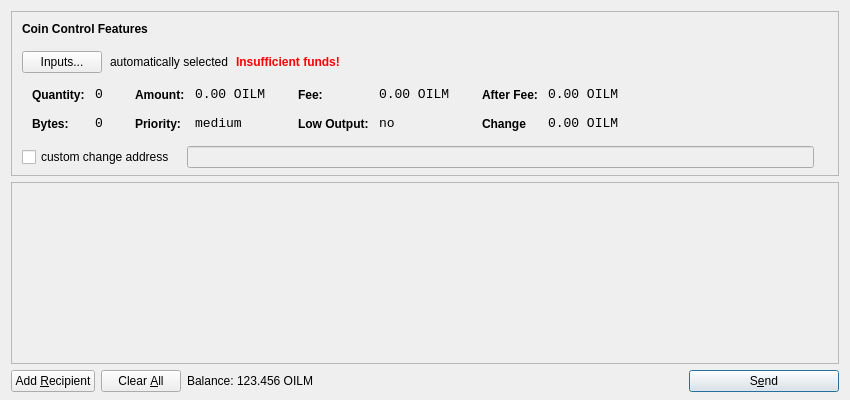
<?xml version="1.0" encoding="UTF-8"?>
<ui version="4.0">
 <class>SendCoinsDialog</class>
 <widget class="QDialog" name="SendCoinsDialog">
  <property name="geometry">
   <rect>
    <x>0</x>
    <y>0</y>
    <width>850</width>
    <height>400</height>
   </rect>
  </property>
  <property name="windowTitle">
   <string>Send Coins</string>
  </property>
  <layout class="QVBoxLayout" name="verticalLayout" stretch="0,1,0">
   <property name="bottomMargin">
    <number>8</number>
   </property>
   <item>
    <widget class="QFrame" name="frameCoinControl">
     <property name="sizePolicy">
      <sizepolicy hsizetype="Expanding" vsizetype="Expanding">
       <horstretch>0</horstretch>
       <verstretch>0</verstretch>
      </sizepolicy>
     </property>
     <property name="maximumSize">
      <size>
       <width>16777215</width>
       <height>16777215</height>
      </size>
     </property>
     <property name="frameShape">
      <enum>QFrame::StyledPanel</enum>
     </property>
     <property name="frameShadow">
      <enum>QFrame::Sunken</enum>
     </property>
     <layout class="QVBoxLayout" name="verticalLayoutCoinControl2">
      <property name="spacing">
       <number>-1</number>
      </property>
      <property name="leftMargin">
       <number>0</number>
      </property>
      <property name="topMargin">
       <number>0</number>
      </property>
      <property name="rightMargin">
       <number>0</number>
      </property>
      <property name="bottomMargin">
       <number>6</number>
      </property>
      <item>
       <layout class="QVBoxLayout" name="verticalLayoutCoinControl" stretch="0,0,0,0,1">
        <property name="spacing">
         <number>0</number>
        </property>
        <property name="leftMargin">
         <number>10</number>
        </property>
        <property name="topMargin">
         <number>10</number>
        </property>
        <item>
         <layout class="QHBoxLayout" name="horizontalLayoutCoinControl1">
          <property name="bottomMargin">
           <number>15</number>
          </property>
          <item>
           <widget class="QLabel" name="labelCoinControlFeatures">
            <property name="sizePolicy">
             <sizepolicy hsizetype="Preferred" vsizetype="Maximum">
              <horstretch>0</horstretch>
              <verstretch>0</verstretch>
             </sizepolicy>
            </property>
            <property name="font">
             <font>
              <weight>75</weight>
              <bold>true</bold>
             </font>
            </property>
            <property name="styleSheet">
             <string notr="true">font-weight:bold;</string>
            </property>
            <property name="text">
             <string>Coin Control Features</string>
            </property>
           </widget>
          </item>
         </layout>
        </item>
        <item>
         <layout class="QHBoxLayout" name="horizontalLayoutCoinControl2" stretch="0,0,0,0">
          <property name="spacing">
           <number>8</number>
          </property>
          <property name="bottomMargin">
           <number>10</number>
          </property>
          <item>
           <widget class="QPushButton" name="pushButtonCoinControl">
            <property name="styleSheet">
             <string notr="true"/>
            </property>
            <property name="text">
             <string>Inputs...</string>
            </property>
           </widget>
          </item>
          <item>
           <widget class="QLabel" name="labelCoinControlAutomaticallySelected">
            <property name="text">
             <string>automatically selected</string>
            </property>
            <property name="margin">
             <number>5</number>
            </property>
           </widget>
          </item>
          <item>
           <widget class="QLabel" name="labelCoinControlInsuffFunds">
            <property name="font">
             <font>
              <weight>75</weight>
              <bold>true</bold>
             </font>
            </property>
            <property name="styleSheet">
             <string notr="true">color:red;font-weight:bold;</string>
            </property>
            <property name="text">
             <string>Insufficient funds!</string>
            </property>
            <property name="margin">
             <number>5</number>
            </property>
           </widget>
          </item>
          <item>
           <spacer name="horizontalSpacerCoinControl">
            <property name="orientation">
             <enum>Qt::Horizontal</enum>
            </property>
            <property name="sizeHint" stdset="0">
             <size>
              <width>40</width>
              <height>1</height>
             </size>
            </property>
           </spacer>
          </item>
         </layout>
        </item>
        <item>
         <widget class="QWidget" name="widgetCoinControl" native="true">
          <property name="sizePolicy">
           <sizepolicy hsizetype="Preferred" vsizetype="Preferred">
            <horstretch>0</horstretch>
            <verstretch>0</verstretch>
           </sizepolicy>
          </property>
          <property name="minimumSize">
           <size>
            <width>0</width>
            <height>0</height>
           </size>
          </property>
          <property name="styleSheet">
           <string notr="true"/>
          </property>
          <layout class="QHBoxLayout" name="horizontalLayoutCoinControl5">
           <property name="margin">
            <number>0</number>
           </property>
           <item>
            <layout class="QHBoxLayout" name="horizontalLayoutCoinControl3" stretch="0,0,0,1">
             <property name="spacing">
              <number>20</number>
             </property>
             <property name="topMargin">
              <number>0</number>
             </property>
             <property name="bottomMargin">
              <number>10</number>
             </property>
             <item>
              <layout class="QFormLayout" name="formLayoutCoinControl1">
               <property name="horizontalSpacing">
                <number>10</number>
               </property>
               <property name="verticalSpacing">
                <number>14</number>
               </property>
               <property name="leftMargin">
                <number>10</number>
               </property>
               <property name="topMargin">
                <number>4</number>
               </property>
               <property name="rightMargin">
                <number>6</number>
               </property>
               <item row="0" column="0">
                <widget class="QLabel" name="labelCoinControlQuantityText">
                 <property name="styleSheet">
                  <string notr="true">font-weight:bold;</string>
                 </property>
                 <property name="text">
                  <string>Quantity:</string>
                 </property>
                 <property name="margin">
                  <number>0</number>
                 </property>
                </widget>
               </item>
               <item row="0" column="1">
                <widget class="QLabel" name="labelCoinControlQuantity">
                 <property name="font">
                  <font>
                   <family>Monospace</family>
                   <pointsize>10</pointsize>
                  </font>
                 </property>
                 <property name="cursor">
                  <cursorShape>IBeamCursor</cursorShape>
                 </property>
                 <property name="contextMenuPolicy">
                  <enum>Qt::ActionsContextMenu</enum>
                 </property>
                 <property name="text">
                  <string>0</string>
                 </property>
                 <property name="margin">
                  <number>0</number>
                 </property>
                 <property name="textInteractionFlags">
                  <set>Qt::LinksAccessibleByMouse|Qt::TextSelectableByKeyboard|Qt::TextSelectableByMouse</set>
                 </property>
                </widget>
               </item>
               <item row="1" column="0">
                <widget class="QLabel" name="labelCoinControlBytesText">
                 <property name="styleSheet">
                  <string notr="true">font-weight:bold;</string>
                 </property>
                 <property name="text">
                  <string>Bytes:</string>
                 </property>
                </widget>
               </item>
               <item row="1" column="1">
                <widget class="QLabel" name="labelCoinControlBytes">
                 <property name="font">
                  <font>
                   <family>Monospace</family>
                   <pointsize>10</pointsize>
                  </font>
                 </property>
                 <property name="cursor">
                  <cursorShape>IBeamCursor</cursorShape>
                 </property>
                 <property name="contextMenuPolicy">
                  <enum>Qt::ActionsContextMenu</enum>
                 </property>
                 <property name="text">
                  <string>0</string>
                 </property>
                 <property name="textInteractionFlags">
                  <set>Qt::LinksAccessibleByMouse|Qt::TextSelectableByKeyboard|Qt::TextSelectableByMouse</set>
                 </property>
                </widget>
               </item>
              </layout>
             </item>
             <item>
              <layout class="QFormLayout" name="formLayoutCoinControl2">
               <property name="horizontalSpacing">
                <number>10</number>
               </property>
               <property name="verticalSpacing">
                <number>14</number>
               </property>
               <property name="leftMargin">
                <number>6</number>
               </property>
               <property name="topMargin">
                <number>4</number>
               </property>
               <property name="rightMargin">
                <number>6</number>
               </property>
               <item row="0" column="0">
                <widget class="QLabel" name="labelCoinControlAmountText">
                 <property name="styleSheet">
                  <string notr="true">font-weight:bold;</string>
                 </property>
                 <property name="text">
                  <string>Amount:</string>
                 </property>
                 <property name="margin">
                  <number>0</number>
                 </property>
                </widget>
               </item>
               <item row="0" column="1">
                <widget class="QLabel" name="labelCoinControlAmount">
                 <property name="font">
                  <font>
                   <family>Monospace</family>
                   <pointsize>10</pointsize>
                  </font>
                 </property>
                 <property name="cursor">
                  <cursorShape>IBeamCursor</cursorShape>
                 </property>
                 <property name="contextMenuPolicy">
                  <enum>Qt::ActionsContextMenu</enum>
                 </property>
                 <property name="text">
                  <string>0.00 OILM</string>
                 </property>
                 <property name="textInteractionFlags">
                  <set>Qt::LinksAccessibleByMouse|Qt::TextSelectableByKeyboard|Qt::TextSelectableByMouse</set>
                 </property>
                </widget>
               </item>
               <item row="1" column="0">
                <widget class="QLabel" name="labelCoinControlPriorityText">
                 <property name="styleSheet">
                  <string notr="true">font-weight:bold;</string>
                 </property>
                 <property name="text">
                  <string>Priority:</string>
                 </property>
                </widget>
               </item>
               <item row="1" column="1">
                <widget class="QLabel" name="labelCoinControlPriority">
                 <property name="font">
                  <font>
                   <family>Monospace</family>
                   <pointsize>10</pointsize>
                  </font>
                 </property>
                 <property name="cursor">
                  <cursorShape>IBeamCursor</cursorShape>
                 </property>
                 <property name="contextMenuPolicy">
                  <enum>Qt::ActionsContextMenu</enum>
                 </property>
                 <property name="text">
                  <string>medium</string>
                 </property>
                 <property name="textInteractionFlags">
                  <set>Qt::LinksAccessibleByMouse|Qt::TextSelectableByKeyboard|Qt::TextSelectableByMouse</set>
                 </property>
                </widget>
               </item>
              </layout>
             </item>
             <item>
              <layout class="QFormLayout" name="formLayoutCoinControl3">
               <property name="horizontalSpacing">
                <number>10</number>
               </property>
               <property name="verticalSpacing">
                <number>14</number>
               </property>
               <property name="leftMargin">
                <number>6</number>
               </property>
               <property name="topMargin">
                <number>4</number>
               </property>
               <property name="rightMargin">
                <number>6</number>
               </property>
               <item row="0" column="0">
                <widget class="QLabel" name="labelCoinControlFeeText">
                 <property name="styleSheet">
                  <string notr="true">font-weight:bold;</string>
                 </property>
                 <property name="text">
                  <string>Fee:</string>
                 </property>
                 <property name="margin">
                  <number>0</number>
                 </property>
                </widget>
               </item>
               <item row="0" column="1">
                <widget class="QLabel" name="labelCoinControlFee">
                 <property name="font">
                  <font>
                   <family>Monospace</family>
                   <pointsize>10</pointsize>
                  </font>
                 </property>
                 <property name="cursor">
                  <cursorShape>IBeamCursor</cursorShape>
                 </property>
                 <property name="contextMenuPolicy">
                  <enum>Qt::ActionsContextMenu</enum>
                 </property>
                 <property name="text">
                  <string>0.00 OILM</string>
                 </property>
                 <property name="textInteractionFlags">
                  <set>Qt::LinksAccessibleByMouse|Qt::TextSelectableByKeyboard|Qt::TextSelectableByMouse</set>
                 </property>
                </widget>
               </item>
               <item row="1" column="0">
                <widget class="QLabel" name="labelCoinControlLowOutputText">
                 <property name="styleSheet">
                  <string notr="true">font-weight:bold;</string>
                 </property>
                 <property name="text">
                  <string>Low Output:</string>
                 </property>
                </widget>
               </item>
               <item row="1" column="1">
                <widget class="QLabel" name="labelCoinControlLowOutput">
                 <property name="font">
                  <font>
                   <family>Monospace</family>
                   <pointsize>10</pointsize>
                  </font>
                 </property>
                 <property name="cursor">
                  <cursorShape>IBeamCursor</cursorShape>
                 </property>
                 <property name="contextMenuPolicy">
                  <enum>Qt::ActionsContextMenu</enum>
                 </property>
                 <property name="text">
                  <string>no</string>
                 </property>
                 <property name="textInteractionFlags">
                  <set>Qt::LinksAccessibleByMouse|Qt::TextSelectableByKeyboard|Qt::TextSelectableByMouse</set>
                 </property>
                </widget>
               </item>
              </layout>
             </item>
             <item>
              <layout class="QFormLayout" name="formLayoutCoinControl4">
               <property name="horizontalSpacing">
                <number>10</number>
               </property>
               <property name="verticalSpacing">
                <number>14</number>
               </property>
               <property name="leftMargin">
                <number>6</number>
               </property>
               <property name="topMargin">
                <number>4</number>
               </property>
               <property name="rightMargin">
                <number>6</number>
               </property>
               <item row="0" column="0">
                <widget class="QLabel" name="labelCoinControlAfterFeeText">
                 <property name="styleSheet">
                  <string notr="true">font-weight:bold;</string>
                 </property>
                 <property name="text">
                  <string>After Fee:</string>
                 </property>
                 <property name="margin">
                  <number>0</number>
                 </property>
                </widget>
               </item>
               <item row="0" column="1">
                <widget class="QLabel" name="labelCoinControlAfterFee">
                 <property name="font">
                  <font>
                   <family>Monospace</family>
                   <pointsize>10</pointsize>
                  </font>
                 </property>
                 <property name="cursor">
                  <cursorShape>IBeamCursor</cursorShape>
                 </property>
                 <property name="contextMenuPolicy">
                  <enum>Qt::ActionsContextMenu</enum>
                 </property>
                 <property name="text">
                  <string>0.00 OILM</string>
                 </property>
                 <property name="textInteractionFlags">
                  <set>Qt::LinksAccessibleByMouse|Qt::TextSelectableByKeyboard|Qt::TextSelectableByMouse</set>
                 </property>
                </widget>
               </item>
               <item row="1" column="0">
                <widget class="QLabel" name="labelCoinControlChangeText">
                 <property name="styleSheet">
                  <string notr="true">font-weight:bold;</string>
                 </property>
                 <property name="text">
                  <string>Change</string>
                 </property>
                </widget>
               </item>
               <item row="1" column="1">
                <widget class="QLabel" name="labelCoinControlChange">
                 <property name="font">
                  <font>
                   <family>Monospace</family>
                   <pointsize>10</pointsize>
                  </font>
                 </property>
                 <property name="cursor">
                  <cursorShape>IBeamCursor</cursorShape>
                 </property>
                 <property name="contextMenuPolicy">
                  <enum>Qt::ActionsContextMenu</enum>
                 </property>
                 <property name="text">
                  <string>0.00 OILM</string>
                 </property>
                 <property name="textInteractionFlags">
                  <set>Qt::LinksAccessibleByMouse|Qt::TextSelectableByKeyboard|Qt::TextSelectableByMouse</set>
                 </property>
                </widget>
               </item>
              </layout>
             </item>
            </layout>
           </item>
          </layout>
         </widget>
        </item>
        <item>
         <layout class="QHBoxLayout" name="horizontalLayoutCoinControl4" stretch="0,0,0">
          <property name="spacing">
           <number>12</number>
          </property>
          <property name="sizeConstraint">
           <enum>QLayout::SetDefaultConstraint</enum>
          </property>
          <property name="topMargin">
           <number>5</number>
          </property>
          <property name="rightMargin">
           <number>5</number>
          </property>
          <item>
           <widget class="QCheckBox" name="checkBoxCoinControlChange">
            <property name="text">
             <string>custom change address</string>
            </property>
           </widget>
          </item>
          <item>
           <widget class="QLineEdit" name="lineEditCoinControlChange">
            <property name="enabled">
             <bool>false</bool>
            </property>
            <property name="sizePolicy">
             <sizepolicy hsizetype="Expanding" vsizetype="Fixed">
              <horstretch>0</horstretch>
              <verstretch>0</verstretch>
             </sizepolicy>
            </property>
           </widget>
          </item>
          <item>
           <widget class="QLabel" name="labelCoinControlChangeLabel">
            <property name="sizePolicy">
             <sizepolicy hsizetype="Preferred" vsizetype="Expanding">
              <horstretch>0</horstretch>
              <verstretch>0</verstretch>
             </sizepolicy>
            </property>
            <property name="minimumSize">
             <size>
              <width>0</width>
              <height>0</height>
             </size>
            </property>
            <property name="text">
             <string/>
            </property>
            <property name="margin">
             <number>3</number>
            </property>
           </widget>
          </item>
         </layout>
        </item>
        <item>
         <spacer name="verticalSpacerCoinControl">
          <property name="orientation">
           <enum>Qt::Vertical</enum>
          </property>
          <property name="sizeHint" stdset="0">
           <size>
            <width>800</width>
            <height>1</height>
           </size>
          </property>
         </spacer>
        </item>
       </layout>
      </item>
     </layout>
    </widget>
   </item>
   <item>
    <widget class="QScrollArea" name="scrollArea">
     <property name="widgetResizable">
      <bool>true</bool>
     </property>
     <widget class="QWidget" name="scrollAreaWidgetContents">
      <property name="geometry">
       <rect>
        <x>0</x>
        <y>0</y>
        <width>830</width>
        <height>165</height>
       </rect>
      </property>
      <layout class="QVBoxLayout" name="verticalLayout_2">
       <property name="margin">
        <number>0</number>
       </property>
       <item>
        <layout class="QVBoxLayout" name="entries">
         <property name="spacing">
          <number>6</number>
         </property>
        </layout>
       </item>
       <item>
        <spacer name="verticalSpacer">
         <property name="orientation">
          <enum>Qt::Vertical</enum>
         </property>
         <property name="sizeHint" stdset="0">
          <size>
           <width>20</width>
           <height>40</height>
          </size>
         </property>
        </spacer>
       </item>
      </layout>
     </widget>
    </widget>
   </item>
   <item>
    <layout class="QHBoxLayout" name="horizontalLayout">
     <item>
      <widget class="QPushButton" name="addButton">
       <property name="toolTip">
        <string>Send to multiple recipients at once</string>
       </property>
       <property name="text">
        <string>Add &amp;Recipient</string>
       </property>
       <property name="icon">
        <iconset resource="../bitcoin.qrc">
         <normaloff>:/icons/add</normaloff>:/icons/add</iconset>
       </property>
       <property name="autoDefault">
        <bool>false</bool>
       </property>
      </widget>
     </item>
     <item>
      <widget class="QPushButton" name="clearButton">
       <property name="sizePolicy">
        <sizepolicy hsizetype="Minimum" vsizetype="Fixed">
         <horstretch>0</horstretch>
         <verstretch>0</verstretch>
        </sizepolicy>
       </property>
       <property name="toolTip">
        <string>Remove all transaction fields</string>
       </property>
       <property name="text">
        <string>Clear &amp;All</string>
       </property>
       <property name="icon">
        <iconset resource="../bitcoin.qrc">
         <normaloff>:/icons/remove</normaloff>:/icons/remove</iconset>
       </property>
       <property name="autoRepeatDelay">
        <number>300</number>
       </property>
       <property name="autoDefault">
        <bool>false</bool>
       </property>
      </widget>
     </item>
     <item>
      <layout class="QHBoxLayout" name="horizontalLayout_2">
       <property name="spacing">
        <number>3</number>
       </property>
       <item>
        <widget class="QLabel" name="label">
         <property name="sizePolicy">
          <sizepolicy hsizetype="Preferred" vsizetype="Fixed">
           <horstretch>0</horstretch>
           <verstretch>0</verstretch>
          </sizepolicy>
         </property>
         <property name="text">
          <string>Balance:</string>
         </property>
        </widget>
       </item>
       <item>
        <widget class="QLabel" name="labelBalance">
         <property name="sizePolicy">
          <sizepolicy hsizetype="Preferred" vsizetype="Fixed">
           <horstretch>0</horstretch>
           <verstretch>0</verstretch>
          </sizepolicy>
         </property>
         <property name="cursor">
          <cursorShape>IBeamCursor</cursorShape>
         </property>
         <property name="text">
          <string>123.456 OILM</string>
         </property>
         <property name="textInteractionFlags">
          <set>Qt::LinksAccessibleByMouse|Qt::TextSelectableByKeyboard|Qt::TextSelectableByMouse</set>
         </property>
        </widget>
       </item>
      </layout>
     </item>
     <item>
      <spacer name="horizontalSpacer">
       <property name="orientation">
        <enum>Qt::Horizontal</enum>
       </property>
       <property name="sizeHint" stdset="0">
        <size>
         <width>40</width>
         <height>20</height>
        </size>
       </property>
      </spacer>
     </item>
     <item>
      <widget class="QPushButton" name="sendButton">
       <property name="minimumSize">
        <size>
         <width>150</width>
         <height>0</height>
        </size>
       </property>
       <property name="toolTip">
        <string>Confirm the send action</string>
       </property>
       <property name="text">
        <string>S&amp;end</string>
       </property>
       <property name="icon">
        <iconset resource="../bitcoin.qrc">
         <normaloff>:/icons/send</normaloff>:/icons/send</iconset>
       </property>
       <property name="default">
        <bool>true</bool>
       </property>
      </widget>
     </item>
    </layout>
   </item>
  </layout>
 </widget>
 <resources>
  <include location="../bitcoin.qrc"/>
 </resources>
 <connections/>
</ui>
